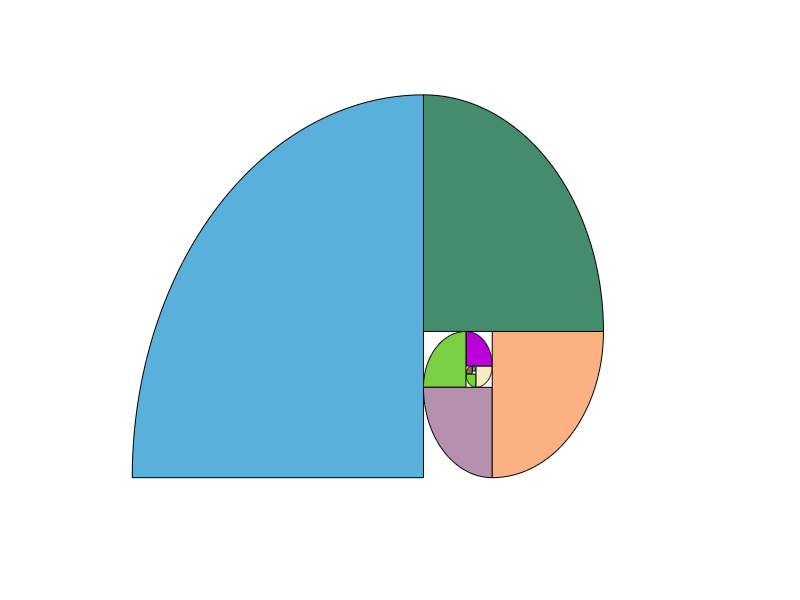

Write the MATLAB code that produced this figure.
%% Fibonacci Curve
a1 = 0.618;
a2 = 1;
c = [0 -0.618];
alpha = 0 : pi/100 : pi/2;

for ii = 1 : 10
   
    if ii == 1
        
        r = a1;
        x = r * sin(alpha) + c(1);
        y = r * cos(alpha) + c(2);
        
        fill([y c(2)],[x c(1)],rand(1,3));
        hold on
        
        r_last_1 = r ;
             

    elseif ii == 2
        
        r = a2;
        c = [cos(ii*pi/2) sin(ii*pi/2)] * (r - r_last_1) + c;
        alpha = alpha + pi/2;
        x = r * sin(alpha) + c(1);
        y = r * cos(alpha) + c(2) ;
        
        
        fill([y c(2)],[x c(1)],rand(1,3));
        hold on
        r_last_2 = r ;


    else

        alpha = alpha + pi/2;
        r = r_last_1 + r_last_2;
        
        c = [cos(ii*pi/2) -sin(ii*pi/2)] * (r - r_last_2) + c;
        x = r * sin(alpha) + c(1);
        y = r * cos(alpha) + c(2);
        
        
        r_last_1 = r_last_2;
        r_last_2 = r;
    

        
        fill([y c(2)],[x c(1)],rand(1,3));
        hold on
        
    end
    
    
end
backColor = [0 0 0];set(gca, 'color', backColor);
axis off